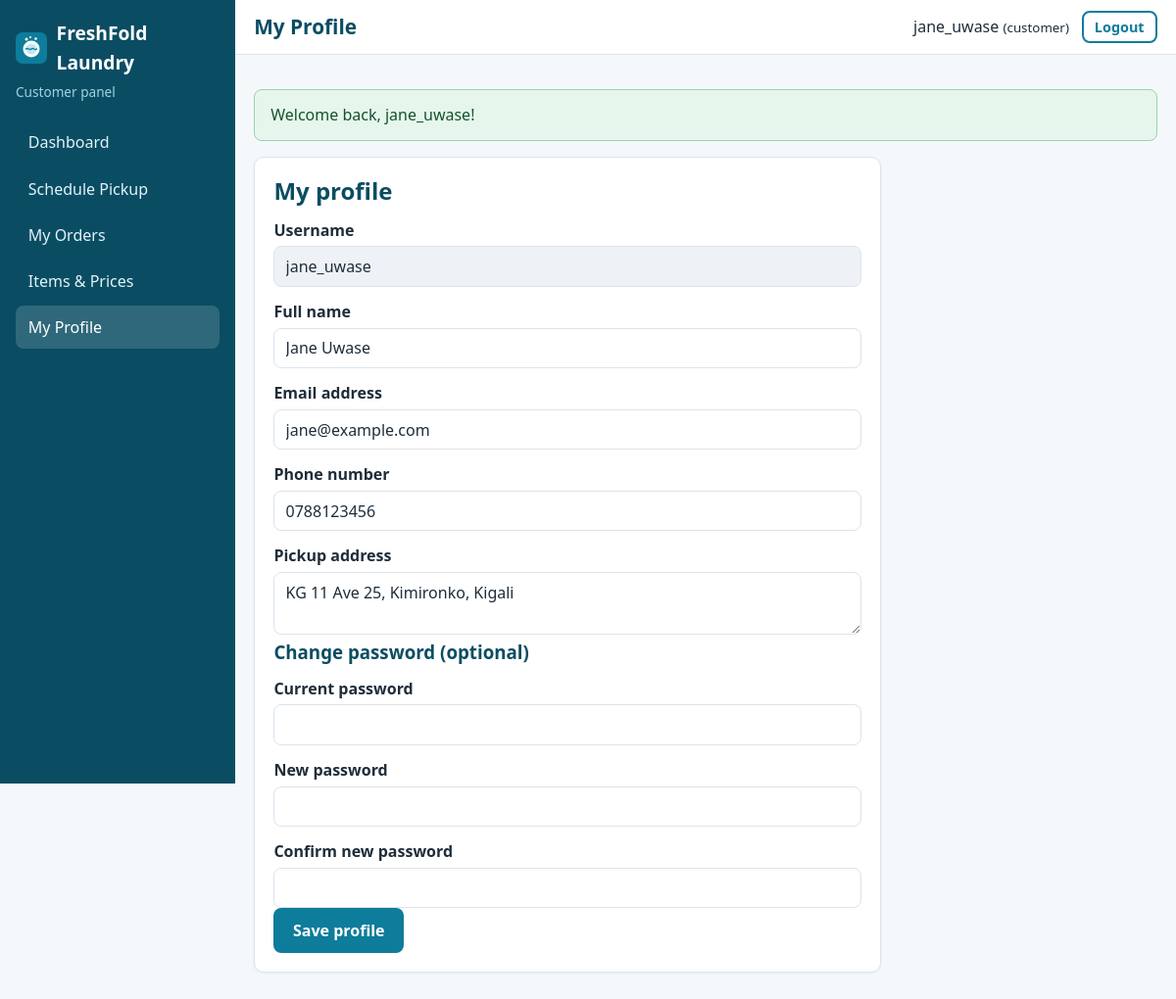
Page /customer/profile.php (signed in) on the committed database.
### tables this page shows
CREATE TABLE users (
    user_id       INT AUTO_INCREMENT PRIMARY KEY,
    username      VARCHAR(100) NOT NULL,
    email         VARCHAR(150) NOT NULL UNIQUE,
    password_hash VARCHAR(255) NOT NULL,               
    role          ENUM('admin','staff','customer') NOT NULL,
    created_at    TIMESTAMP DEFAULT CURRENT_TIMESTAMP
);

CREATE TABLE customers (
    customer_id INT AUTO_INCREMENT PRIMARY KEY,
    user_id     INT NOT NULL UNIQUE,                   
    full_name   VARCHAR(150) NOT NULL,
    phone       VARCHAR(20)  NOT NULL,
    address     TEXT NOT NULL,
    CONSTRAINT fk_customers_user
        FOREIGN KEY (user_id) REFERENCES users(user_id)
        ON DELETE CASCADE ON UPDATE CASCADE            
);

### app/controllers/CustomerController.php (called while the page is built, shortened)
<?php
class CustomerController
{
    public function profile(): void
    {
        $user     = requireRole(['customer']);
        $customer = Customer::findByUserId((int) $user['user_id']);
        $errors = [];
        $old    = $customer;
        render('customer/profile', [
            'title'    => 'My Profile',
            'customer' => $customer,
            'errors'   => $errors,
            'old'      => $old,
        ]);
    }
}

### public/customer/profile.php (called while the page is built, shortened)
<?php
(new CustomerController())->profile();

### app/helpers/auth.php (called while the page is built, shortened)
<?php
function isLoggedIn(): bool
{
    return !empty($_SESSION['user_id']);
}
function currentUser(): ?array
{
    return [
        'user_id'  => (int) $_SESSION['user_id'],
        'username' => $_SESSION['username'] ?? '',
        'email'    => $_SESSION['email'] ?? '',
        'role'     => $_SESSION['role'] ?? '',
    ];
}
function requireLogin(): array
{
    $user = User::findById((int) $_SESSION['user_id']);
    return $user;
}
function requireRole(array $roles): array
{
    $user = requireLogin();
    return $user;
}

### app/config/database.php (called while the page is built, shortened)
<?php
function getDbConfig(): array
{
    $config = [
        'host'    => '127.0.0.1',
        'port'    => '3306',
        'name'    => 'online_laundry_db',
        'user'    => 'root',
        'pass'    => '',
        'charset' => 'utf8mb4',
    ];
    return $config;
}
function getConnection(): PDO
{
    static $pdo = null;
    if ($pdo instanceof PDO) {
        return $pdo;
    }
    $c   = getDbConfig();
    $dsn = "mysql:host={$c['host']};port={$c['port']};dbname={$c['name']};charset={$c['charset']}";
    try {
        $pdo = new PDO($dsn, $c['user'], $c['pass'], [
            PDO::ATTR_ERRMODE            => PDO::ERRMODE_EXCEPTION,
            PDO::ATTR_DEFAULT_FETCH_MODE => PDO::FETCH_ASSOC,
            PDO::ATTR_EMULATE_PREPARES   => false,
        ]);
    } catch (PDOException $e) {
        error_log('Database connection failed: ' . $e->getMessage());
        http_response_code(500);
        exit('Service temporarily unavailable. Please try again later.');
    }
    return $pdo;
}

### app/models/User.php (called while the page is built, shortened)
<?php
class User
{
    public static function findById(int $id)
    {
        $stmt = getConnection()->prepare(
            'SELECT user_id, username, email, role, created_at FROM users WHERE user_id = :id LIMIT 1'
        );
        $stmt->execute([':id' => $id]);
        return $stmt->fetch();
    }
}

### app/models/Customer.php (called while the page is built, shortened)
<?php
class Customer
{
    public static function findByUserId(int $userId)
    {
        $stmt = getConnection()->prepare(
            'SELECT c.customer_id, c.user_id, c.full_name, c.phone, c.address, u.username, u.email
             FROM customers c JOIN users u ON u.user_id = c.user_id
             WHERE c.user_id = :id LIMIT 1'
        );
        $stmt->execute([':id' => $userId]);
        return $stmt->fetch();
    }
}

### app/views/customer/profile.php (the view, shortened to what this page needs)
<section class="card narrow-card">
    <h2>My profile</h2>
    <form method="post" data-validate>
        <label for="username">Username</label>
        <input type="text" id="username" name="username" value="<?= val($old, 'username') ?>" readonly>
        <label for="full_name">Full name</label>
        <input type="text" id="full_name" name="full_name" value="<?= val($old, 'full_name') ?>" required minlength="2" maxlength="150">
        <label for="email">Email address</label>
        <input type="email" id="email" name="email" value="<?= val($old, 'email') ?>" required maxlength="150">
        <label for="phone">Phone number</label>
        <input type="tel" id="phone" name="phone" value="<?= val($old, 'phone') ?>" required pattern="\+?[0-9 \-]{9,20}" title="9-15 digits, optionally starting with +">
        <label for="address">Pickup address</label>
        <textarea id="address" name="address" rows="2" required minlength="5" maxlength="500"><?= val($old, 'address') ?></textarea>
        <h3>Change password (optional)</h3>
        <label for="current_password">Current password</label>
        <input type="password" id="current_password" name="current_password" autocomplete="current-password">
        <label for="new_password">New password</label>
        <input type="password" id="new_password" name="new_password" minlength="8" autocomplete="new-password">
        <label for="confirm_password">Confirm new password</label>
        <input type="password" id="confirm_password" name="confirm_password" autocomplete="new-password" data-match="new_password">
        <button type="submit" class="btn btn-primary">Save profile</button>
    </form>
</section>

### app/views/layouts/dashboard_header.php (shortened to what this page needs)
<?php
$user   = currentUser();
$role   = $user['role'];
$script = $_SERVER['SCRIPT_NAME'];
$menus = [
    'admin' => [
        ['admin/index.php', 'Dashboard'], ['admin/orders.php', 'Orders'], ['admin/order-form.php', 'New Order'],
        ['admin/customers.php', 'Customers'], ['admin/users.php', 'User Accounts'], ['admin/reports.php', 'Reports'],
    ],
    'staff' => [
        ['staff/index.php', 'Dashboard'], ['staff/orders.php', 'Assigned Orders'], ['staff/history.php', 'Order History'],
    ],
    'customer' => [
        ['customer/index.php', 'Dashboard'], ['customer/new-order.php', 'Schedule Pickup'], ['customer/orders.php', 'My Orders'],
        ['customer/items.php', 'Items & Prices'], ['customer/profile.php', 'My Profile'],
    ],
];
?>
<!DOCTYPE html>
<html lang="en">
<head>
    <link rel="stylesheet" href="<?= e(url('assets/css/style.css')) ?>">
</head>
<body class="dashboard">
<aside class="sidebar" id="sidebar">
    <a class="brand" href="<?= e(url('index.php')) ?>">
        <img src="<?= e(url('assets/images/logo.svg')) ?>" alt="" width="32" height="32">
        <span><?= e(APP_NAME) ?></span>
    </a>
    <p class="role-tag"><?= e(ucfirst($role)) ?> panel</p>
    <nav>
        <?php foreach ($menus[$role] as $item): ?>
            <a href="<?= e(url($item[0])) ?>" class="<?= substr($script, -strlen($item[0])) === $item[0] ? 'active' : '' ?>"><?= e($item[1]) ?></a>
        <?php endforeach; ?>
    </nav>
</aside>
<div class="dash-main">
    <header class="topbar">
        <h1><?= e($pageTitle) ?></h1>
        <div class="topbar-user">
            <span><?= e($user['username']) ?> <small>(<?= e($role) ?>)</small></span>
            <form method="post" action="<?= e(url('logout.php')) ?>">
                <button type="submit" class="btn btn-outline btn-small">Logout</button>
            </form>
        </div>
    </header>
    <main class="content">
        <?= renderFlash() ?>

### public/assets/css/style.css (style rules this page uses)
:root { --primary: #0e7c9b; --primary-dark: #0a4d63; --accent: #f59e0b; --bg: #f4f8fb; --card: #ffffff; --text: #1f2d3a; --muted: #64748b; --border: #dbe4ec; --danger: #c62828; --success: #1b7f3b; --radius: 10px; }
* { box-sizing: border-box; }
html { scroll-behavior: smooth; }
body { margin: 0; font-family: "Segoe UI", Roboto, Arial, sans-serif; color: var(--text); background: var(--bg); line-height: 1.55; }
img { max-width: 100%; height: auto; }
a { color: var(--primary); }
h1, h2, h3 { line-height: 1.25; margin: 0 0 .6rem; color: var(--primary-dark); }
p { margin: 0 0 1rem; }
.btn { display: inline-block; padding: .6rem 1.1rem; border-radius: 8px; border: 2px solid transparent; font-size: 1rem; font-weight: 600; text-decoration: none; cursor: pointer; text-align: center; font-family: inherit; }
.btn-primary { background: var(--primary); color: #fff; }
.btn-outline { background: transparent; border-color: var(--primary); color: var(--primary); }
.btn-small { padding: .3rem .7rem; font-size: .9rem; }
label { display: block; margin: .8rem 0 .25rem; font-weight: 600; }
input, select, textarea { width: 100%; padding: .55rem .7rem; border: 1px solid var(--border); border-radius: 8px; font-size: 1rem; font-family: inherit; background: #fff; color: var(--text); }
input[readonly] { background: #eef2f6; }
.card { background: var(--card); border: 1px solid var(--border); border-radius: var(--radius); padding: 1.2rem; margin-bottom: 1.2rem; box-shadow: 0 1px 3px rgba(15, 40, 60, .05); }
.narrow-card { max-width: 640px; }
.brand { display: flex; align-items: center; gap: .6rem; font-weight: 700; font-size: 1.2rem; color: var(--primary-dark); text-decoration: none; }
body.dashboard { display: flex; min-height: 100vh; }
.sidebar { width: 240px; background: var(--primary-dark); color: #fff; padding: 1.2rem 1rem; flex-shrink: 0; position: sticky; top: 0; height: 100vh; overflow-y: auto; }
.sidebar .brand { color: #fff; margin-bottom: .3rem; }
.role-tag { color: #9fd3e4; font-size: .85rem; margin-bottom: 1.2rem; }
.sidebar nav a { display: block; padding: .6rem .8rem; color: #e3f3f9; text-decoration: none; border-radius: 8px; margin-bottom: .2rem; }
.sidebar nav a:hover, .sidebar nav a.active { background: rgba(255, 255, 255, .15); color: #fff; }
.dash-main { flex: 1; min-width: 0; }
.topbar { display: flex; align-items: center; gap: 1rem; background: #fff; border-bottom: 1px solid var(--border); padding: .7rem 1.2rem; }
.topbar h1 { margin: 0; font-size: 1.3rem; flex: 1; }
.topbar-user { display: flex; align-items: center; gap: .8rem; }
.topbar-user form { margin: 0; }
.content { padding: 1.2rem; max-width: 1200px; }

### rows in the picture
users: role "Customer", username "jane_uwase", role "customer"
customers: username "jane_uwase", full_name "Jane Uwase", email "jane@example.com", phone "0788123456", address "KG 11 Ave 25, Kimironko, Kigali"

### other values in the picture
APP_NAME "FreshFold Laundry"
$item[1] "Dashboard"
$item[1] "Schedule Pickup"
$item[1] "My Orders"
$item[1] "Items & Prices"
$item[1] "My Profile"
$pageTitle "My Profile"
$f['message'] "Welcome back, jane_uwase!"
